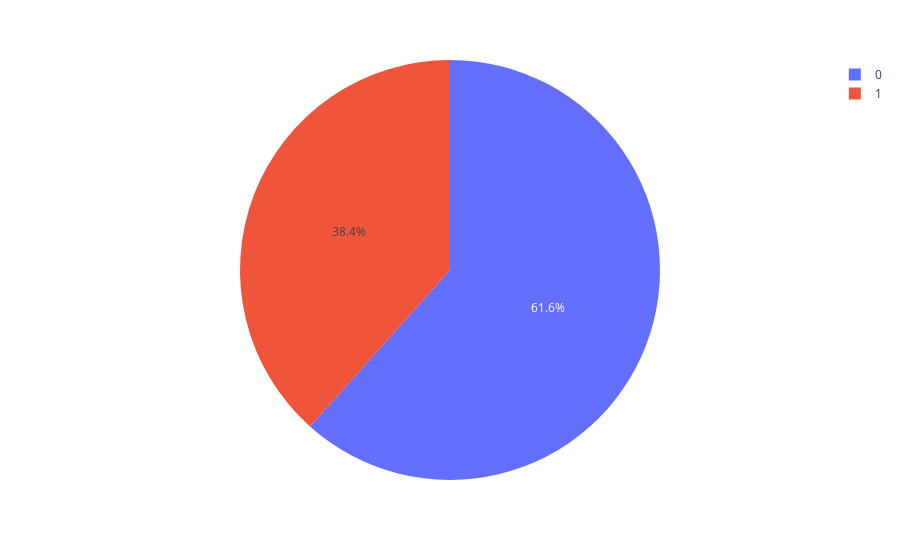

This figure's notebook cell:
### Markdown cell above
#### Plot

### Code cell
px.pie(data_frame=dff, names='survived', values='freq')

### Figure 1 — Plotly figure (JSON) as saved in the notebook; plotly's stock layout.template omitted (floating-point values rounded to 4 significant figures)
{"data": [{"domain": {"x": [0, 1], "y": [0, 1]}, "hovertemplate": "survived=%{label}<br>freq=%{value}<extra></extra>", "labels": [0, 1], "legendgroup": "", "name": "", "showlegend": true, "type": "pie", "values": [549, 342]}], "layout": {"autosize": true, "legend": {"tracegroupgap": 0}, "margin": {"t": 60}}}
